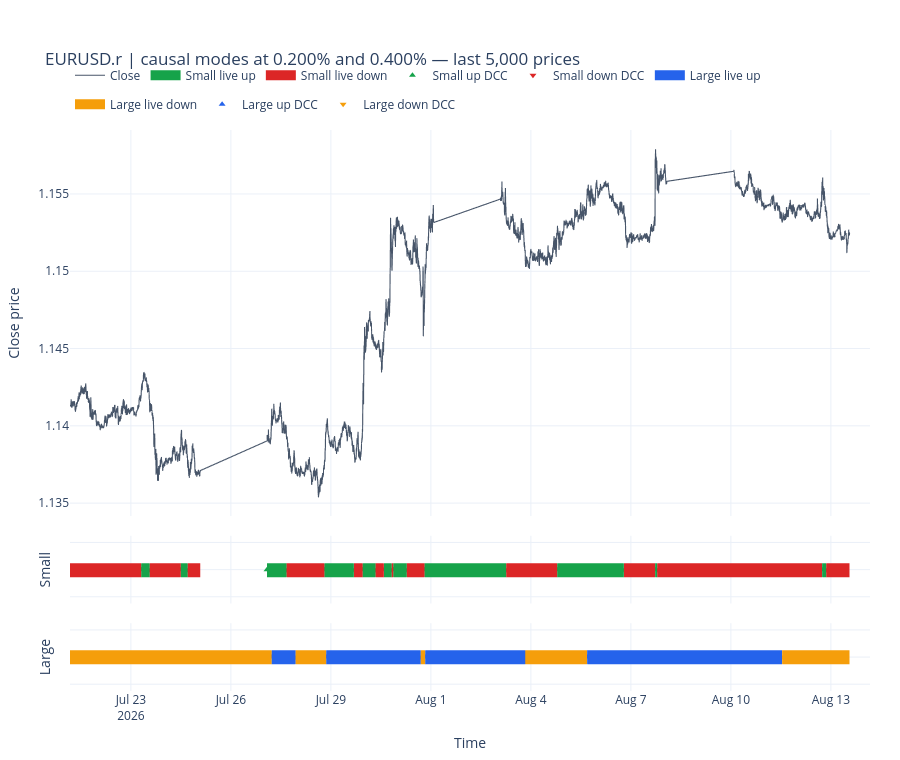

Source (notebook cell):
### Markdown cell above
## View the two live modes without completed-leg clutter

The ribbons are causal. When their directions differ, the small clock has moved against the large clock but has not yet changed the large mode.

### Code cell
mode_fig = plot_two_threshold_modes(
    prices=prices,
    mode_frame=mode_frame,
    n_prices=N_PRICES,
    title=f"{SYMBOL} | causal modes at {SMALL_THETA:.3%} and {LARGE_THETA:.3%}",
)
mode_fig.show()

### Figure 1 — Plotly figure (JSON) as saved in the notebook; plotly's stock layout.template omitted (floating-point values rounded to 4 significant figures; data arrays with more than 128 entries replaced by an {"elided": "..."} marker saying what was removed)
{"data": [{"hovertemplate": "time=%{x}<br>close=%{y:.5f}<extra></extra>", "line": {"color": "#475569", "width": 1.1}, "mode": "lines", "name": "Close", "x": {"elided": "5000 str values"}, "y": {"elided": "5000 float values"}, "type": "scattergl", "xaxis": "x", "yaxis": "y"}, {"connectgaps": false, "hovertemplate": "Small live mode=up<br>time=%{x}<extra></extra>", "legendgroup": "small_up_mode", "line": {"color": "#16a34a", "width": 14}, "mode": "lines", "name": "Small live up", "x": {"elided": "5000 str values"}, "y": {"elided": "5000 float values"}, "type": "scattergl", "xaxis": "x2", "yaxis": "y2"}, {"connectgaps": false, "hovertemplate": "Small live mode=down<br>time=%{x}<extra></extra>", "legendgroup": "small_down_mode", "line": {"color": "#dc2626", "width": 14}, "mode": "lines", "name": "Small live down", "x": {"elided": "5000 str values"}, "y": {"elided": "5000 float values"}, "type": "scattergl", "xaxis": "x2", "yaxis": "y2"}, {"hovertemplate": "Small up DCC<br>time=%{x}<extra></extra>", "legendgroup": "small_up_dcc", "marker": {"color": "#16a34a", "size": 6, "symbol": "triangle-up"}, "mode": "markers", "name": "Small up DCC", "x": ["2026-07-23T07:30:00+02:00", "2026-07-24T12:00:00+02:00", "2026-07-27T02:00:00+02:00", "2026-07-28T19:25:00+02:00", "2026-07-29T22:55:00+02:00", "2026-07-30T14:15:00+02:00", "2026-07-30T21:00:00+02:00", "2026-07-31T19:30:00+02:00", "2026-08-04T19:00:00+02:00", "2026-08-07T17:30:00+02:00", "2026-08-12T17:40:00+02:00"], "y": [1.0, 1.0, 1.0, 1.0, 1.0, 1.0, 1.0, 1.0, 1.0, 1.0, 1.0], "type": "scatter", "xaxis": "x2", "yaxis": "y2"}, {"hovertemplate": "Small down DCC<br>time=%{x}<extra></extra>", "legendgroup": "small_down_dcc", "marker": {"color": "#dc2626", "size": 6, "symbol": "triangle-down"}, "mode": "markers", "name": "Small down DCC", "x": ["2026-07-23T13:35:00+02:00", "2026-07-24T16:55:00+02:00", "2026-07-27T16:10:00+02:00", "2026-07-29T16:40:00+02:00", "2026-07-30T08:15:00+02:00", "2026-07-30T19:50:00+02:00", "2026-07-31T06:45:00+02:00", "2026-08-03T06:15:00+02:00", "2026-08-06T19:05:00+02:00", "2026-08-07T19:00:00+02:00", "2026-08-12T20:40:00+02:00"], "y": [1.0, 1.0, 1.0, 1.0, 1.0, 1.0, 1.0, 1.0, 1.0, 1.0, 1.0], "type": "scatter", "xaxis": "x2", "yaxis": "y2"}, {"connectgaps": false, "hovertemplate": "Large live mode=up<br>time=%{x}<extra></extra>", "legendgroup": "large_up_mode", "line": {"color": "#2563eb", "width": 14}, "mode": "lines", "name": "Large live up", "x": {"elided": "5000 str values"}, "y": {"elided": "5000 float values"}, "type": "scattergl", "xaxis": "x3", "yaxis": "y3"}, {"connectgaps": false, "hovertemplate": "Large live mode=down<br>time=%{x}<extra></extra>", "legendgroup": "large_down_mode", "line": {"color": "#f59e0b", "width": 14}, "mode": "lines", "name": "Large live down", "x": {"elided": "5000 str values"}, "y": {"elided": "5000 float values"}, "type": "scattergl", "xaxis": "x3", "yaxis": "y3"}, {"hovertemplate": "Large up DCC<br>time=%{x}<extra></extra>", "legendgroup": "large_up_dcc", "marker": {"color": "#2563eb", "size": 6, "symbol": "triangle-up"}, "mode": "markers", "name": "Large up DCC", "x": ["2026-07-27T05:25:00+02:00", "2026-07-28T20:40:00+02:00", "2026-07-31T19:55:00+02:00", "2026-08-05T16:30:00+02:00"], "y": [1.0, 1.0, 1.0, 1.0], "type": "scatter", "xaxis": "x3", "yaxis": "y3"}, {"hovertemplate": "Large down DCC<br>time=%{x}<extra></extra>", "legendgroup": "large_down_dcc", "marker": {"color": "#f59e0b", "size": 6, "symbol": "triangle-down"}, "mode": "markers", "name": "Large down DCC", "x": ["2026-07-27T22:35:00+02:00", "2026-07-31T16:45:00+02:00", "2026-08-03T20:00:00+02:00", "2026-08-11T12:55:00+02:00"], "y": [1.0, 1.0, 1.0, 1.0], "type": "scatter", "xaxis": "x3", "yaxis": "y3"}], "layout": {"xaxis": {"anchor": "y", "domain": [0.0, 1.0], "matches": "x3", "showticklabels": false}, "yaxis": {"anchor": "x", "domain": [0.3118, 1.0], "title": {"text": "Close price"}}, "xaxis2": {"anchor": "y2", "domain": [0.0, 1.0], "matches": "x3", "showticklabels": false}, "yaxis2": {"anchor": "x2", "domain": [0.1559, 0.2768], "title": {"text": "Small"}, "range": [0.75, 1.25], "showticklabels": false}, "xaxis3": {"anchor": "y3", "domain": [0.0, 1.0], "title": {"text": "Time"}}, "yaxis3": {"anchor": "x3", "domain": [0.0, 0.1209], "title": {"text": "Large"}, "range": [0.75, 1.25], "showticklabels": false}, "legend": {"orientation": "h", "yanchor": "bottom", "y": 1.02, "xanchor": "left", "x": 0.0}, "margin": {"l": 70, "r": 30, "t": 130, "b": 60}, "title": {"text": "EURUSD.r | causal modes at 0.200% and 0.400% — last 5,000 prices"}, "height": 760, "hovermode": "x unified"}}
